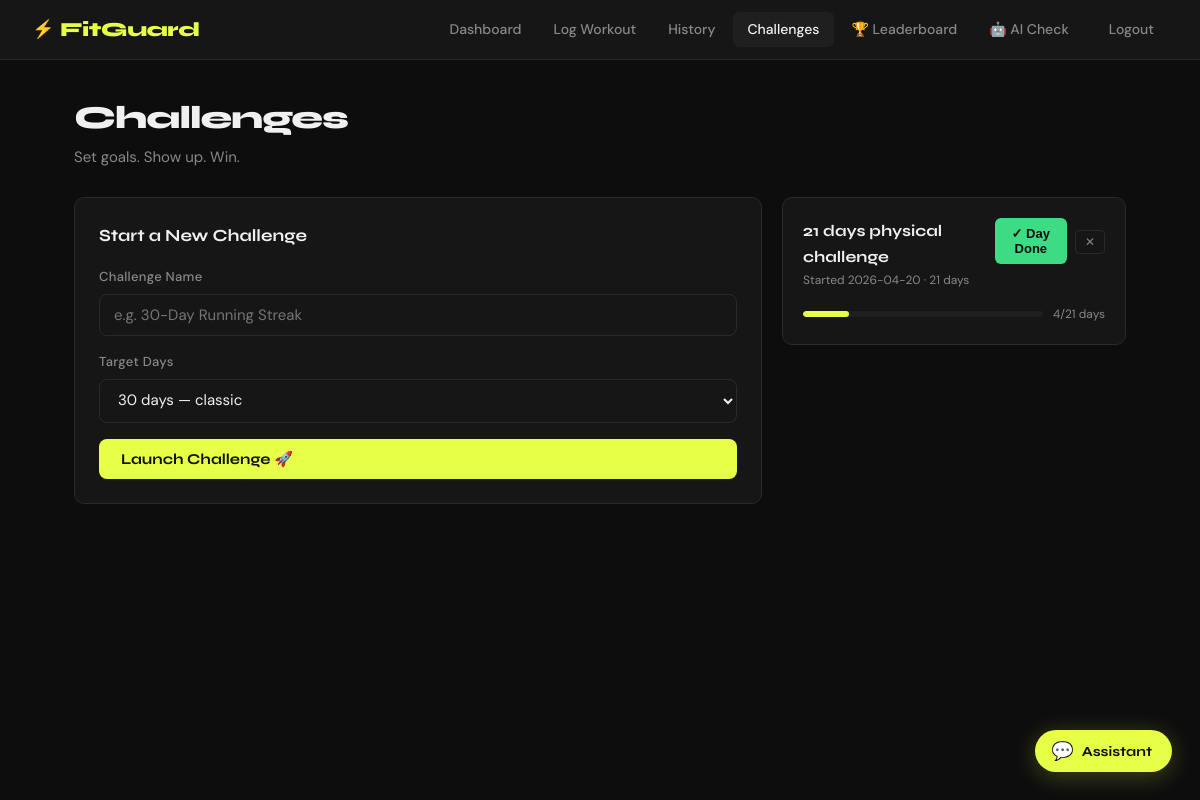
Before: /challenges (signed in) with the older database file.
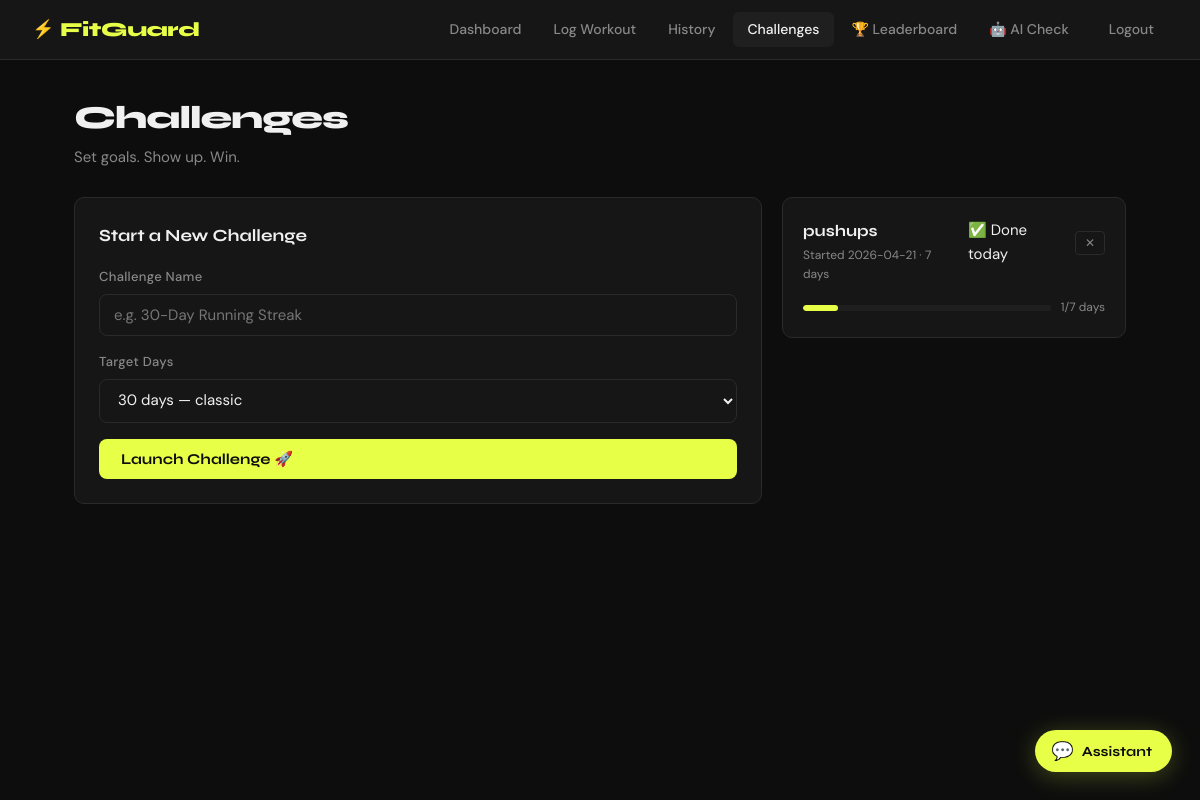
After: the same page with the newer database file.
### tables this page shows
CREATE TABLE challenges (
                id          INTEGER PRIMARY KEY AUTOINCREMENT,
                user_id     INTEGER NOT NULL,
                title       TEXT    NOT NULL,
                target_days INTEGER NOT NULL,
                current_day INTEGER DEFAULT 0,
                start_date  TEXT    NOT NULL,
                status      TEXT    DEFAULT 'active',
                FOREIGN KEY (user_id) REFERENCES users(id)
            );

### app.py (the view, shortened to what this page needs)
@app.route("/challenges", methods=["GET", "POST"])
@login_required
def challenges():
    user_id = session["user_id"]
    with get_db() as conn:
        all_challenges = conn.execute(
            "SELECT * FROM challenges WHERE user_id = ? ORDER BY id DESC", (user_id,)
        ).fetchall()
        today = str(date.today())
    done_today = {
    row["challenge_id"]
    for row in conn.execute(
    """
    SELECT challenge_id
    FROM challenge_logs
    WHERE user_id=? AND log_date=?
    """,
    (user_id, today)
    ).fetchall()
    }
    return render_template(
   "challenges.html",
   challenges=all_challenges,
   done_today=done_today
)

### app.py (called while the page is built)
def get_db():
    conn = sqlite3.connect(DB_PATH)
    conn.row_factory = sqlite3.Row
    return conn

def login_required(f):
    @wraps(f)
    def decorated(*args, **kwargs):
        if "user_id" not in session:
            flash("Please log in to continue.", "warning")
            return redirect(url_for("login"))
        return f(*args, **kwargs)
    return decorated

### templates/challenges.html (shortened to what this page needs)
{% extends "base.html" %}
{% block content %}
<div class="page-header">
  <div>
    <h1 class="page-title">Challenges</h1>
    <p class="page-sub">Set goals. Show up. Win.</p>
  </div>
</div>
<div class="section-row">
  <div class="card new-challenge-card">
    <h2 class="card-title">Start a New Challenge</h2>
    <form method="POST" action="{{ url_for('challenges') }}" class="challenge-form">
      <div class="field-group">
        <label for="title">Challenge Name</label>
        <input type="text" id="title" name="title" placeholder="e.g. 30-Day Running Streak" required />
      </div>
      <div class="field-group">
        <label for="target_days">Target Days</label>
        <select id="target_days" name="target_days" required>
          <option value="30" selected>30 days — classic</option>
        </select>
      </div>
      <button type="submit" class="btn-primary">Launch Challenge 🚀</button>
    </form>
  </div>
  <div class="challenges-list">
    {% if challenges %}
      {% for ch in challenges %}
        <div class="challenge-card {{ 'completed' if ch.status == 'completed' else '' }}">
          <div class="challenge-top">
            <div>
              <h3 class="challenge-title">{{ ch.title }}</h3>
              <p class="challenge-meta">Started {{ ch.start_date }} · {{ ch.target_days }} days</p>
            </div>
            <div style="display:flex; gap:8px; align-items:center;">
              {% if ch.status == 'completed' %}
                <span class="badge-completed">🏆 Done!</span>
              {% elif ch.id in done_today %}
                <span class="badge-done-today" title="Already checked in today — come back tomorrow!">
                  ✅ Done today
                </span>
              {% else %}
                <form method="POST" action="{{ url_for('complete_day', cid=ch.id) }}">
                  <button type="submit" class="btn-check">✓ Day Done</button>
                </form>
              {% endif %}
              <form method="POST" action="{{ url_for('delete_challenge', cid=ch.id) }}"
                    onsubmit="return confirm('Remove this challenge?')">
                <button type="submit" class="btn-delete" title="Remove challenge">✕</button>
              </form>
            </div>
          </div>
          <div class="progress-wrap">
            <div class="progress-bar">
              <div class="progress-fill {{ 'full' if ch.status == 'completed' else '' }}"
                   style="width: {{ [(ch.current_day / ch.target_days * 100)|int, 100]|min }}%">
              </div>
            </div>
            <span class="progress-label">{{ ch.current_day }}/{{ ch.target_days }} days</span>
          </div>
        </div>
      {% endfor %}
    {% else %}
      <div class="card empty-state">
        <div class="empty-icon">🎯</div>
        <h2>No challenges yet</h2>
        <p>Start one to kick-start your consistency.</p>
      </div>
    {% endif %}
  </div>
</div>
{% endblock %}

Changed rows visible on the page:
removed challenges: title "21 days physical challenge", start_date "2026-04-20", target_days "21", current_day "4"
added challenges: title "pushups", start_date "2026-04-21", target_days "7", status "✅ Done today", current_day "1"
